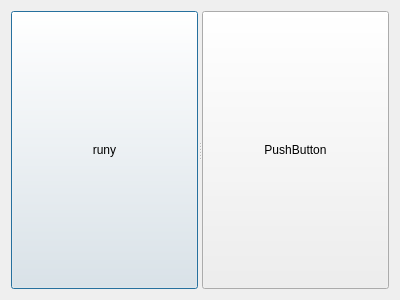
<?xml version="1.0" encoding="UTF-8"?>
<ui version="4.0">
 <class>Runemaker</class>
 <widget class="QDialog" name="Runemaker">
  <property name="geometry">
   <rect>
    <x>0</x>
    <y>0</y>
    <width>400</width>
    <height>300</height>
   </rect>
  </property>
  <property name="windowTitle">
   <string>Dialog</string>
  </property>
  <layout class="QHBoxLayout" name="horizontalLayout">
   <item>
    <widget class="QSplitter" name="splitter">
     <property name="orientation">
      <enum>Qt::Horizontal</enum>
     </property>
     <widget class="QPushButton" name="pushButton">
      <property name="text">
       <string>runy</string>
      </property>
     </widget>
     <widget class="QPushButton" name="pushButton_2">
      <property name="text">
       <string>PushButton</string>
      </property>
     </widget>
    </widget>
   </item>
  </layout>
 </widget>
 <resources/>
 <connections/>
</ui>
